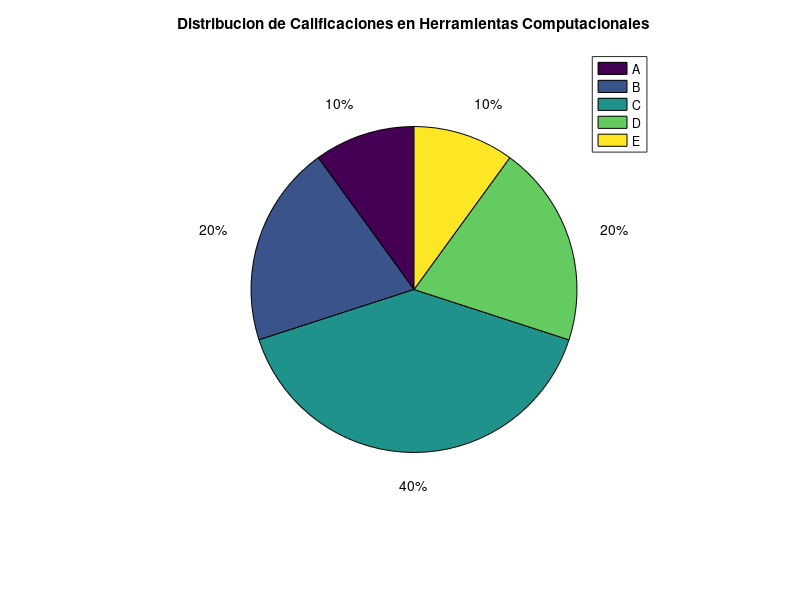
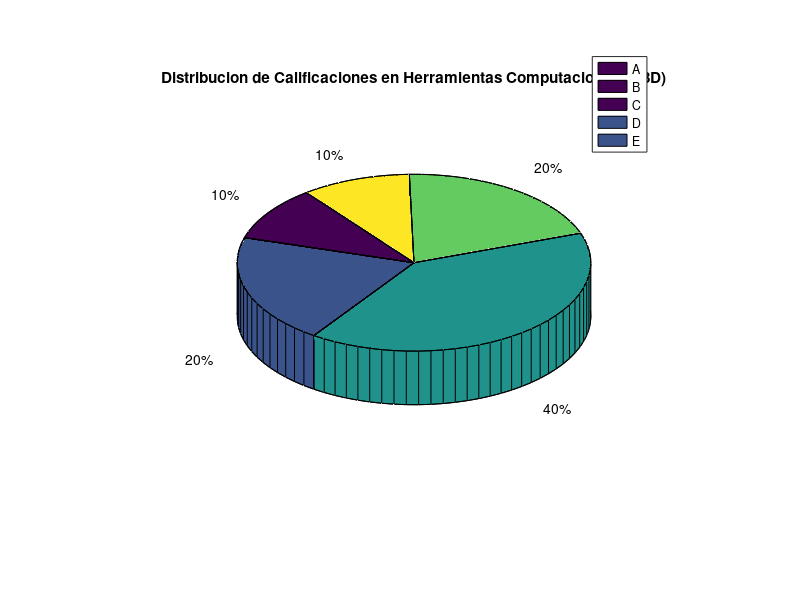

Reproduce these figures in MATLAB, in order.

% Programa que genera dos graficas de pastel 2d y 3d con el numero de 
% estudiantes que obtuvierion ciertas calificaciones en el ejercicio
% anterior.

n = [2, 4, 8, 4, 2];

figure;
pie(n);
legend('A', 'B', 'C', 'D', 'E');
title('Distribucion de Calificaciones en Herramientas Computacionales');

% Grafica de pastel tridimensional
figure;
pie3(n);
legend('A', 'B', 'C', 'D', 'E');
title('Distribucion de Calificaciones en Herramientas Computacionales (3D)');
